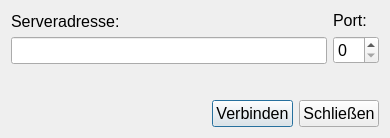
<?xml version="1.0" encoding="UTF-8"?>
<ui version="4.0">
 <class>ConnectDialog</class>
 <widget class="QDialog" name="ConnectDialog">
  <property name="geometry">
   <rect>
    <x>0</x>
    <y>0</y>
    <width>390</width>
    <height>138</height>
   </rect>
  </property>
  <property name="font">
   <font>
    <pointsize>12</pointsize>
   </font>
  </property>
  <property name="windowTitle">
   <string>Dialog</string>
  </property>
  <layout class="QVBoxLayout" name="verticalLayout_3">
   <item>
    <layout class="QHBoxLayout" name="horizontalLayout_2">
     <item>
      <layout class="QVBoxLayout" name="verticalLayout">
       <item>
        <widget class="QLabel" name="label">
         <property name="text">
          <string>Serveradresse:</string>
         </property>
        </widget>
       </item>
       <item>
        <widget class="QLineEdit" name="m_lineAddress">
         <property name="alignment">
          <set>Qt::AlignCenter</set>
         </property>
        </widget>
       </item>
      </layout>
     </item>
     <item>
      <layout class="QVBoxLayout" name="verticalLayout_2">
       <item>
        <widget class="QLabel" name="label_2">
         <property name="text">
          <string>Port:</string>
         </property>
        </widget>
       </item>
       <item>
        <widget class="QSpinBox" name="m_spinPort"/>
       </item>
      </layout>
     </item>
    </layout>
   </item>
   <item>
    <widget class="QLabel" name="m_labelStatus">
     <property name="text">
      <string/>
     </property>
    </widget>
   </item>
   <item>
    <layout class="QHBoxLayout" name="horizontalLayout">
     <item>
      <spacer name="horizontalSpacer">
       <property name="orientation">
        <enum>Qt::Horizontal</enum>
       </property>
       <property name="sizeHint" stdset="0">
        <size>
         <width>40</width>
         <height>20</height>
        </size>
       </property>
      </spacer>
     </item>
     <item>
      <widget class="QPushButton" name="m_buttonConnect">
       <property name="text">
        <string>Verbinden</string>
       </property>
      </widget>
     </item>
     <item>
      <widget class="QPushButton" name="m_buttonClose">
       <property name="text">
        <string>Schließen</string>
       </property>
      </widget>
     </item>
    </layout>
   </item>
  </layout>
 </widget>
 <resources/>
 <connections/>
</ui>
